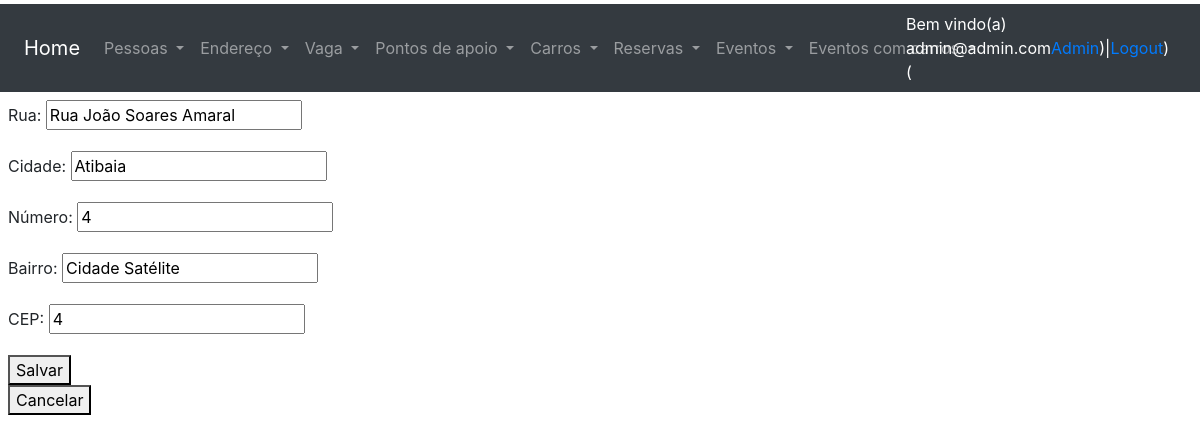
The app's page /alteraEndereco/2/ (signed in), older data.
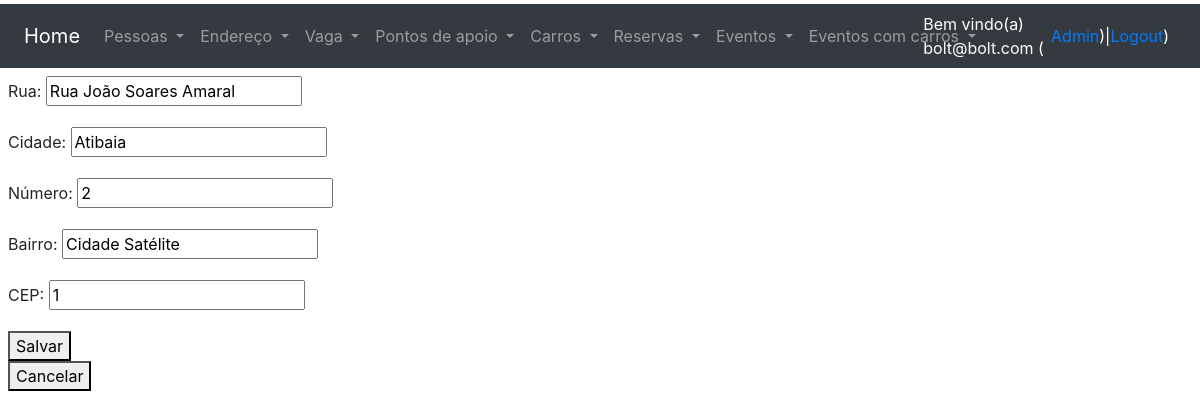
The same page, newer data.
### users/models.py (models this page shows, shortened)
class CustomUser(AbstractUser):
    username = None
    email = models.EmailField(_("email address"), unique=True)
    USERNAME_FIELD = "email"
    REQUIRED_FIELDS = []
    objects = CustomUserManager()

### core/models.py (models this page shows, shortened)
class Endereco(models.Model):
    rua = models.CharField(max_length=100, verbose_name='Rua')
    cidade = models.CharField(max_length=50, verbose_name='Cidade')
    numero = models.IntegerField(default=0, verbose_name='Número')
    bairro = models.CharField(max_length=50, verbose_name='Bairro')
    cep = models.IntegerField(default=0000000, verbose_name='CEP')
    class Meta:
        verbose_name_plural = 'Endereços'

### core/views.py (the view)
# urls.py: path('alteraEndereco/<int:id>/', alteraEndereco, name='url_altera_endereco'),
def alteraEndereco(request, id):
    if request.user.is_staff:  # verificar se usa
        obj = Endereco.objects.get(id=id)
        form = FormEndereco(request.POST or None, request.FILES or None, instance=obj)
        if request.POST:
            if form.is_valid():
                form.save()
                return redirect('url_listagem_enderecos')
        contexto = {'form': form, 'txt_titulo': 'EditEndereco', 'txt_descrição': "Altera Endereço"}
        return render(request, 'core/cadastro.html', contexto)
    return render(request, 'aviso.html')

### core/forms.py
class FormEndereco(ModelForm):
    class Meta:
        model = Endereco
        fields = '__all__'

### core/templates/core/cadastro.html (shortened to what this page needs)
{% extends 'base.html' %}
{% load crispy_forms_tags %}
{% block main %}
        <form method="post" enctype="multipart/form-data">
            {{ form.as_p }}
            <button type="submit">Salvar</button>
        </form>
    <button onclick="window.location.href='/'">Cancelar</button>
{% endblock %}

### templates/base.html (shortened to what this page needs)
<!DOCTYPE html>
<html lang="en">
<head>
    <link rel="stylesheet" href="https://cdn.jsdelivr.net/npm/bootstrap@4.6.2/dist/css/bootstrap.min.css">
</head>
<body>
<div class="container-fluid pt-1 pl-2">
    <div class="row bg-dark">
        <div class="col-12">
            <nav class="navbar navbar-expand-sm bg-dark navbar-dark">
                <a class="navbar-brand" href="/">Home</a>
                <div class="collapse navbar-collapse row w-100" id="collapsibleNavbar">
                    <div class="col-6">
                        <ul class="navbar-nav">
                            <li class="nav-item dropdown">
                                <a class="nav-link dropdown-toggle" href="#" id="navbardrop" data-toggle="dropdown">
                                    Pessoas
                                </a>
                            </li>
                            <li class="nav-item dropdown">
                                <a class="nav-link dropdown-toggle" href="#" id="navbardrop1" data-toggle="dropdown">
                                    Endereço
                                </a>
                            </li>
                            <li class="nav-item dropdown">
                                <a class="nav-link dropdown-toggle" href="#" id="navbardrop1" data-toggle="dropdown">
                                    Vaga
                                </a>
                            </li>
                            <li class="nav-item dropdown">
                                <a class="nav-link dropdown-toggle" href="#" id="navbardrop1" data-toggle="dropdown">
                                    Pontos de apoio
                                </a>
                            </li>
                            <li class="nav-item dropdown">
                                <a class="nav-link dropdown-toggle" href="#" id="navbardrop1" data-toggle="dropdown">
                                    Carros
                                </a>
                            </li>
                            <li class="nav-item dropdown">
                                <a class="nav-link dropdown-toggle" href="#" id="navbardrop1" data-toggle="dropdown">
                                    Reservas
                                </a>
                            </li>
                            <li class="nav-item dropdown">
                                <a class="nav-link dropdown-toggle" href="#" id="navbardrop1" data-toggle="dropdown">
                                    Eventos
                                </a>
                            </li>
                            <li class="nav-item dropdown">
                                <a class="nav-link dropdown-toggle" href="#" id="navbardrop1" data-toggle="dropdown">
                                    Eventos com carros
                                </a>
                            </li>
                        </ul>
                    </div>
                    <div class="col text-white d-flex justify-content-center align-items-center">
                        {% if user.get_username %}
                            Bem vindo(a) {{ user.get_username }} (&nbsp;
                            <a href="/admin/">Admin</a>)|
                            <a href="/accounts/logout/">Logout</a>)
                        {% else %}
                            Usuário(a) não autenticado(a) (
                            <a href="/accounts/login">Login</a> |
                            <a href="/accounts/registrar/">Registrar</a> )
                        {% endif %}
                    </div>
                </div>
            </nav>
        </div>
    </div>
    {% block main %}
    {% endblock %}
</div>
</body>
</html>

Row changes from the older to the newer data that the page shows:
changed CustomUser: get_username "admin@admin.com" → "bolt@bolt.com"
changed Endereco "Rua João Soares Amaral": numero "4" → "2"; cep "4" → "1"
